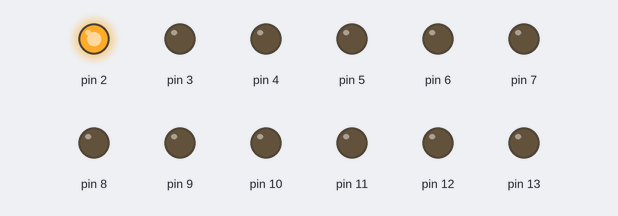
Bench run of a sketch on a simulated Arduino Uno, built with avr-gcc and run on an emulated ATmega328P. Shown: output pins drawn as LEDs (lit = HIGH).

Above: at 0.15 s.
At 0.45 s:
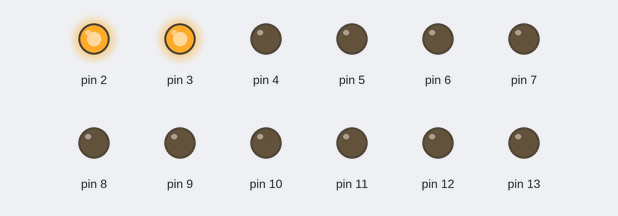
At 1.05 s:
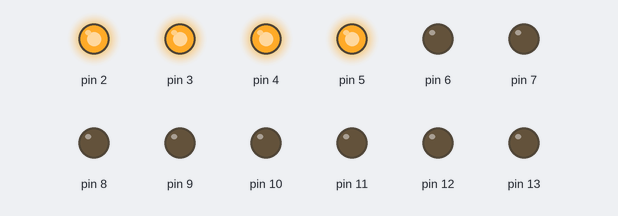
At 1.95 s:
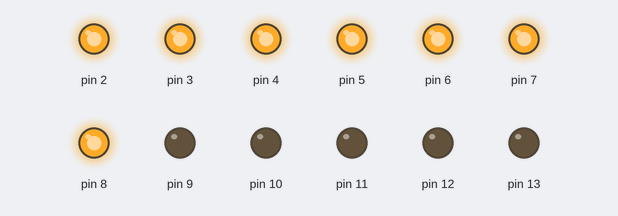
At 2.85 s:
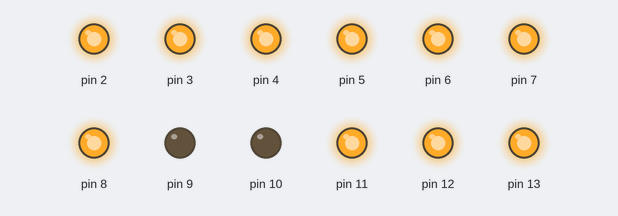
At 3.9 s:
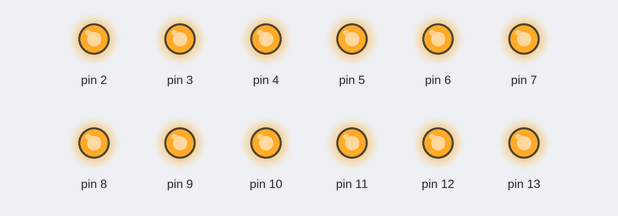
Timing chart, 0 to 5.3 s (numbered marks = the images above):
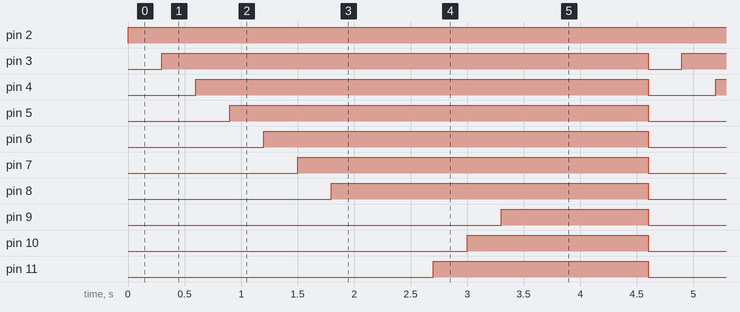

Measured:
- by itself, pin 2: LOW → HIGH at 0.00 s
- by itself, pin 3: alternates HIGH for 4.3 s and LOW for 0.30 s
- by itself, pin 4: alternates HIGH for 4.0 s and LOW for 0.60 s
- by itself, pin 5: alternates HIGH for 3.7 s and LOW for 0.90 s
- by itself, pin 6: alternates HIGH for 3.4 s and LOW for 1.2 s
- by itself, pin 7: alternates HIGH for 3.1 s and LOW for 1.5 s
- by itself, pin 8: alternates HIGH for 2.8 s and LOW for 1.8 s
- by itself, pin 9: alternates HIGH for 1.3 s and LOW for 3.3 s

The sketch:

ngt_matrix57_Lineup.ino
```cpp
/* Pin Mapping for Kingbright Common Cathode 5x7 LED Matrix
// Wiring: Module Pin ==> Arduino Pin
//                 C1 ==> D13
//                 C2 ==> D12
//                 C3 ==> D11
//                 C4 ==> D10
//                 C5 ==> D9
//               Row1 ==> D8
//               Row2 ==> D7
//               Row3 ==> D6
//               Row4 ==> D5
//               Row5 ==> D4
//               Row6 ==> D3
//               Row7 ==> D2

    Arduino pin2~pin8 = row0~row6, so rowX +2 = pin number
    Arduino pin13~pin9 = column0~column4, 13 - columnY = pin number
*/

// 5x7 LED Matrix
const byte COLS = 5; // 5 Columns
const byte ROWS = 7; // 7 Rows


void setup() {

    initPins() ;

}

void loop() {
  clearLEDs();

  // 往下而下，一排一排(Row)打開
  for (int r = 0; r < ROWS; r++) {
    digitalWrite( r + 2, HIGH);
    delay(300);
  }

  // 往左而右，一行一行(Column)關掉
  for (int c = 0; c < COLS; c++) {
    digitalWrite(13 - c, HIGH);
    delay(300);
  }

  // 暫停 1 秒鐘
  delay(1000);
}


void initPins()
{
  //                 C1 ==> D13
//                 C2 ==> D12
//                 C3 ==> D11
//                 C4 ==> D10
//                 C5 ==> D9
//               Row1 ==> D8
//               Row2 ==> D7
//               Row3 ==> D6
//               Row4 ==> D5
//               Row5 ==> D4
//               Row6 ==> D3
//               Row7 ==> D2
  // 5x7 LED Matrix 接在 pin 2 ~ pin 13
  // 把腳位設置為 output pin
  for (int i = 2; i <= 13; i++) {
    pinMode(i, OUTPUT);
  }

}
void clearLEDs() {
  for (int r = 0; r < ROWS; r++) {
    digitalWrite( r + 2, LOW);
  }

  for (int c = 0; c < COLS; c++) {
      digitalWrite( 13 - c, LOW);  // 共陰極，每一行預設均為接地(Low = 接地，High = 關燈)
  }
}
```
